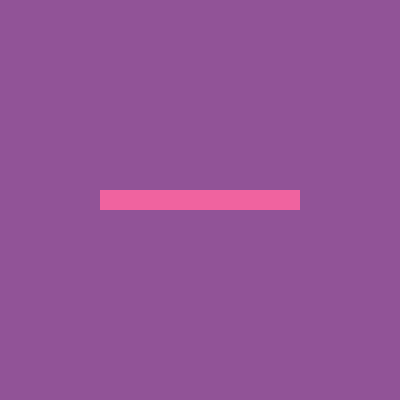
Frame 1 (no input)
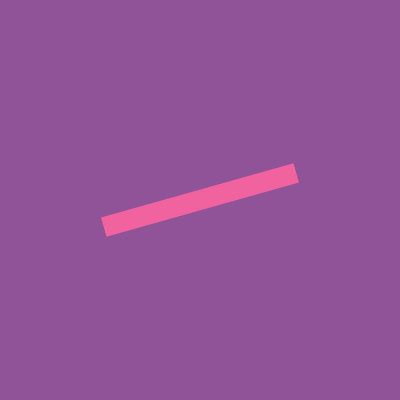
Frame 60 (no input)
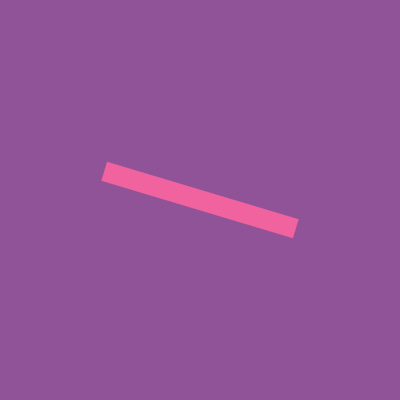
Frame 120 (the mouse pressed at the canvas centre since frame 60)

The p5.js sketch that drew these frames (run headless with seeded random() and noise() and a simulated clock; from frame 60 on, the mouse is pressed at the canvas centre):

// p5.js sketch
// ── sketch.js
let angle = 0;
// velocity, acceleration
let angleV = 0;
let angleA = 0;

function setup() {
  createCanvas(400, 400);
  angleMode(RADIANS);
}

function draw() {
  angleA = map(mouseX, 0, width, -0.01, 0.01);
  angleV = constrain(angleV, -0.2, 0.2);
  background(145, 83, 151);
  noStroke();
  fill(240, 99, 159);
  rectMode(CENTER);
  translate(200, 200);
  rotate(angle);
  rect(0, 0, 200, 20);

  angle += angleV;
  angleV += angleA;
}
